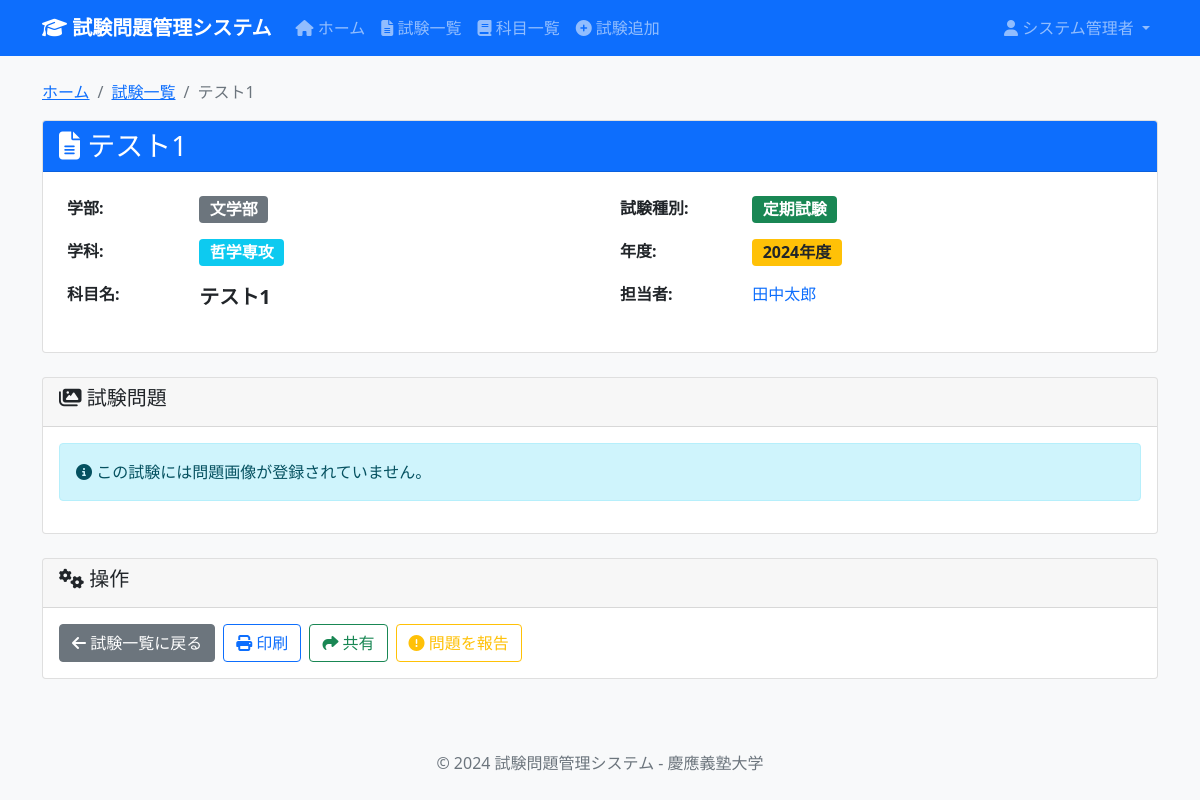
/exam/94 (signed in), run on the app's committed database.
### tables this page shows
CREATE TABLE Subjects (
    subject_id INTEGER PRIMARY KEY AUTOINCREMENT,
    department_id INTEGER NOT NULL,
    subject_name TEXT NOT NULL,
    subject_type TEXT CHECK (subject_type IN ('必修', '選択必修', '選択', '自由選択')),
    semester TEXT CHECK (semester IN ('春学期', '秋学期', '通年', '集中')),
    grade_level INTEGER CHECK (grade_level BETWEEN 1 AND 4),
    credits INTEGER DEFAULT 2,
    created_at DATETIME DEFAULT CURRENT_TIMESTAMP,
    updated_at DATETIME DEFAULT CURRENT_TIMESTAMP,
    FOREIGN KEY (department_id) REFERENCES Departments(department_id) ON DELETE CASCADE
);

CREATE TABLE Faculties (
    faculty_id INTEGER PRIMARY KEY AUTOINCREMENT,
    faculty_name TEXT NOT NULL UNIQUE,
    created_at DATETIME DEFAULT CURRENT_TIMESTAMP,
    updated_at DATETIME DEFAULT CURRENT_TIMESTAMP
);

CREATE TABLE ExamTypes (
    exam_type_id INTEGER PRIMARY KEY AUTOINCREMENT,
    exam_type_name TEXT NOT NULL UNIQUE,
    description TEXT,
    created_at DATETIME DEFAULT CURRENT_TIMESTAMP
);

CREATE TABLE Exams (
    exam_id INTEGER PRIMARY KEY AUTOINCREMENT,
    subject_id INTEGER NOT NULL,
    exam_type_id INTEGER NOT NULL,
    exam_year INTEGER NOT NULL,
    instructions TEXT,
    created_by INTEGER,
    created_at DATETIME DEFAULT CURRENT_TIMESTAMP,
    updated_at DATETIME DEFAULT CURRENT_TIMESTAMP,
    FOREIGN KEY (subject_id) REFERENCES Subjects(subject_id) ON DELETE CASCADE,
    FOREIGN KEY (exam_type_id) REFERENCES ExamTypes(exam_type_id) ON DELETE RESTRICT,
    FOREIGN KEY (created_by) REFERENCES Users(user_id) ON DELETE SET NULL,
    UNIQUE(subject_id, exam_type_id, exam_year)
);

### app.py (the view)
@app.route('/exam/<int:exam_id>')
@login_required
def exam_detail(exam_id: int) -> str:
    cur = get_db().cursor()
    exam = cur.execute('''
        SELECT * FROM ExamDetailView WHERE exam_id = ?
    ''', (exam_id,)).fetchone()
    if exam is None:
        flash('指定された試験が見つかりません', 'error')
        return redirect(url_for('exams'))
    questions = cur.execute('''
        SELECT question_id, picture FROM ExamQuestions WHERE exam_id = ?
    ''', (exam_id,)).fetchall()
    return render_template('exams/detail.html', exam=exam, questions=questions)

### app.py (called while the page is built)
def get_db() -> sqlite3.Connection:
    db = getattr(g, '_database', None)
    if db is None:
        db = g._database = sqlite3.connect(DATABASE)
        db.execute('PRAGMA foreign_keys = ON')
        db.row_factory = sqlite3.Row
    return db

@app.teardown_appcontext
def close_connection(exception: Optional[BaseException]) -> None:
    db = getattr(g, '_database', None)
    if db is not None:
        db.close()

def login_required(f):
    @wraps(f)
    def decorated_function(*args, **kwargs):
        if 'user_id' not in session:
            return redirect(url_for('login'))
        return f(*args, **kwargs)
    return decorated_function

### templates/exams/detail.html (shortened to what this page needs)
{% extends "base.html" %}
{% block content %}
<nav aria-label="breadcrumb">
    <ol class="breadcrumb">
        <li class="breadcrumb-item"><a href="{{ url_for('index') }}">ホーム</a></li>
        <li class="breadcrumb-item"><a href="{{ url_for('exams') }}">試験一覧</a></li>
        <li class="breadcrumb-item active">{{ exam[3] }}</li>
    </ol>
</nav>
<div class="row mb-4">
    <div class="col-12">
        <div class="card">
            <div class="card-header bg-primary text-white">
                <h3 class="card-title mb-0">
                    <i class="fas fa-file-alt"></i> {{ exam[3] }}
                </h3>
            </div>
            <div class="card-body">
                <div class="row">
                    <div class="col-md-6">
                        <table class="table table-borderless">
                            <tbody>
                                <tr>
                                    <th class="w-25">学部:</th>
                                    <td><span class="badge bg-secondary fs-6">{{ exam[1] }}</span></td>
                                </tr>
                                <tr>
                                    <th>学科:</th>
                                    <td><span class="badge bg-info fs-6">{{ exam[2] }}</span></td>
                                </tr>
                                <tr>
                                    <th>科目名:</th>
                                    <td><strong class="fs-5">{{ exam[3] }}</strong></td>
                                </tr>
                            </tbody>
                        </table>
                    </div>
                    <div class="col-md-6">
                        <table class="table table-borderless">
                            <tbody>
                                <tr>
                                    <th class="w-25">試験種別:</th>
                                    <td><span class="badge bg-success fs-6">{{ exam[4] }}</span></td>
                                </tr>
                                <tr>
                                    <th>年度:</th>
                                    <td><span class="badge bg-warning text-dark fs-6">{{ exam[5] }}年度</span></td>
                                </tr>
                                <tr>
                                    <th>担当者:</th>
                                    <td>
                                        {% if exam[7] %}
                                            <span class="text-primary">{{ exam[7] }}</span>
                                        {% else %}
                                            <span class="text-muted">未設定</span>
                                        {% endif %}
                                    </td>
                                </tr>
                            </tbody>
                        </table>
                    </div>
                </div>
            </div>
        </div>
    </div>
</div>
<div class="row mb-4">
    <div class="col-12">
        <div class="card">
            <div class="card-header">
                <h5><i class="fas fa-images"></i> 試験問題</h5>
            </div>
            <div class="card-body">
                {% if questions %}
                    <div class="row">
                        {% for question in questions %}
                        <div class="col-md-6 col-lg-4 mb-3">
                            <div class="card h-100">
                                <div class="card-header bg-light">
                                    <small class="text-muted">問題 {{ loop.index }}</small>
                                </div>
                                <div class="card-body text-center">
                                    {% if question.picture %}
                                        {% set image_path = url_for('static', filename='uploads/' + question.picture) %}
                                        <div class="mb-3">
                                            <img src="{{ image_path }}"
                                                 class="img-fluid rounded shadow-sm"
                                                 alt="試験問題画像"
                                                 style="max-height: 300px; cursor: pointer;"
                                                 onclick="openImageModal('{{ image_path }}', '{{ exam[3] }} - 問題{{ loop.index }}')">
                                        </div>
                                        <p class="small text-muted mb-2">{{ question.picture }}</p>
                                        <button class="btn btn-outline-primary btn-sm"
                                                onclick="openImageModal('{{ image_path }}', '{{ exam[3] }} - 問題{{ loop.index }}')">
                                            <i class="fas fa-expand"></i> 拡大表示
                                        </button>
                                    {% else %}
                                        <div class="text-center p-4">
                                            <i class="fas fa-file-image fa-3x text-muted mb-3"></i>
                                            <p class="text-muted">画像ファイルが設定されていません</p>
                                        </div>
                                    {% endif %}
                                </div>
                                <div class="card-footer">
                                    <small class="text-muted">問題ID: {{ question.question_id }}</small>
                                </div>
                            </div>
                        </div>
                        {% endfor %}
                    </div>
                {% else %}
                    <div class="alert alert-info">
                        <i class="fas fa-info-circle"></i>
                        この試験には問題画像が登録されていません。
                    </div>
                {% endif %}
            </div>
        </div>
    </div>
</div>
<div class="row">
    <div class="col-12">
        <div class="card">
            <div class="card-header">
                <h5><i class="fas fa-cogs"></i> 操作</h5>
            </div>
            <div class="card-body">
                <div class="d-flex flex-wrap gap-2">
                    <a href="{{ url_for('exams') }}" class="btn btn-secondary">
                        <i class="fas fa-arrow-left"></i> 試験一覧に戻る
                    </a>
                    <button class="btn btn-outline-primary" onclick="printPage()">
                        <i class="fas fa-print"></i> 印刷
                    </button>
                    <button class="btn btn-outline-success" onclick="shareExam()">
                        <i class="fas fa-share"></i> 共有
                    </button>
                    <button class="btn btn-outline-warning" onclick="reportIssue()">
                        <i class="fas fa-exclamation-circle"></i> 問題を報告
                    </button>
                </div>
            </div>
        </div>
    </div>
</div>
{% endblock %}

### templates/base.html (style rules this page uses)
body { background-color: #f8f9fa; }

### data on the page
Subjects: subject_name "テスト1"
Faculties: faculty_name "文学部"
ExamTypes: exam_type_name "定期試験"
Exams: exam_year "2024"

### other printed values
{{ session.full_name }} "システム管理者"
{{ exam[2] }} "哲学専攻"
{{ exam[7] }} "田中太郎"
